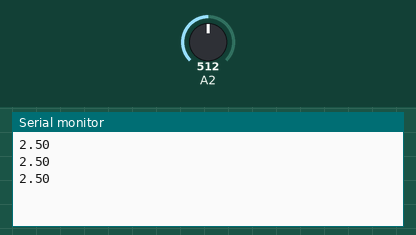
Bench run of a sketch on a simulated Arduino Uno, built with avr-gcc and run on an emulated ATmega328P. On the bench: the last lines printed to the serial monitor. Inputs (shaded band) come from the test bench; at power-on: A2 = 512.

Above: at 1.3 s.
1.4 s: A2 set to 716
At 1.9 s:
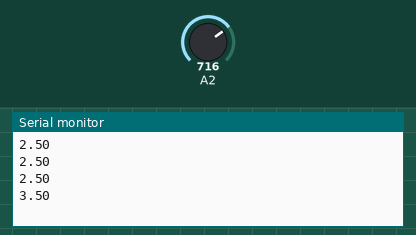
2.9 s: A2 set to 900
At 3.4 s:
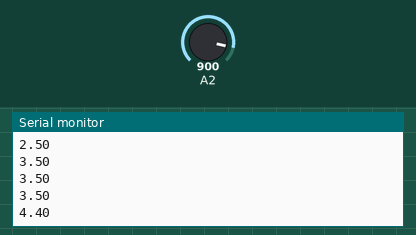
Timing chart, 0 to 5.9 s (numbered marks = the images above; inputs shaded):
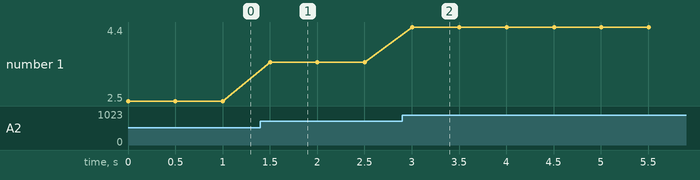

Measured:
- after the input at 1.4 s, the serial monitor: prints a new line after 0.10 s (image 1)
- after the input at 2.9 s, the serial monitor: prints a new line after 0.10 s (image 2)
- plotted number 1: 2.5 → 3.5 after the input at 1.4 s, 3.5 → 4.4 after the input at 2.9 s

The sketch:

cds1.ino
```cpp
void setup() {
  //シリアル通信の初期化
  Serial.begin(9600);
}
void loop() {
  //A2ピンに入力された電圧をA/D変換して変数valへ代入する
  int val = analogRead(2);
  //A/D値から入力電圧を求める
  float volt = (val / 1023.0) * 5;
  //求めた電圧をシリアルモニタに出力する
  Serial.println(volt);
  //500ミリ秒待つ
  delay(500);
}
```
